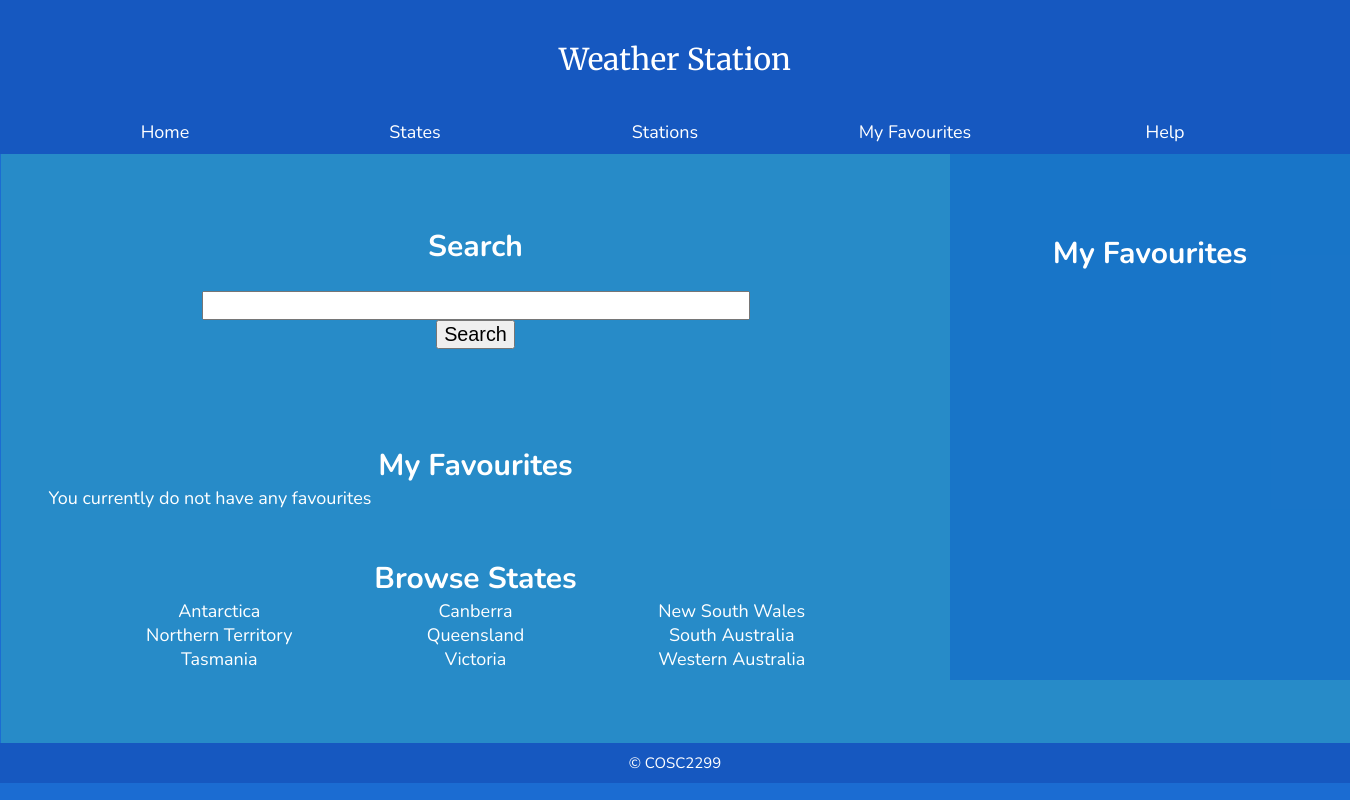
The page / on the database its author committed.
### tables this page shows
CREATE TABLE IF NOT EXISTS `state` (
`id` int(11) NOT NULL,
  `name` varchar(100) NOT NULL
);

### php_scripts/sqlStates.php (the view, shortened to what this page needs)
<?php
  try{
        $conn = new PDO("mysql:host=$servername;dbname=$dbname", $username, $password);
        $conn->setAttribute(PDO::ATTR_ERRMODE, PDO::ERRMODE_EXCEPTION);
        $sql = 'SELECT name, id FROM state ORDER BY name';
           echo '<div class="mainList">';
           foreach ($conn->query($sql) as $row) {
               $stateURL = str_replace(" ", "%20", $row['name']);
               echo '<div class="menu_item"><a href="state.php?s='.$stateURL.'&id='.$row['id'].'">'.$row['name'].'</a></div>';
           }
           echo '</div>';
      }
      catch(PDOException $e)
     {
         echo $sql . "<br/>" . $e->getMessage();
     }
?>

### css/main/style.css (style rules this page uses)
body { width: 100%; min-width: 1300px; max-width: 2000px; margin: auto; background: rgb(27, 108, 210); }
a:link { color: white; text-decoration: none; }
.menu_item { width: 30%; float: left; text-align: center; position: relative; }
.mainList { width: 100%; margin-left: 5%; position: relative; overflow: hidden; }

### rows shown on the page
state: name "Antarctica"
state: name "Canberra"
state: name "New South Wales"
state: name "Northern Territory"
state: name "Queensland"
state: name "South Australia"
state: name "Tasmania"
state: name "Victoria"
state: name "Western Australia"
